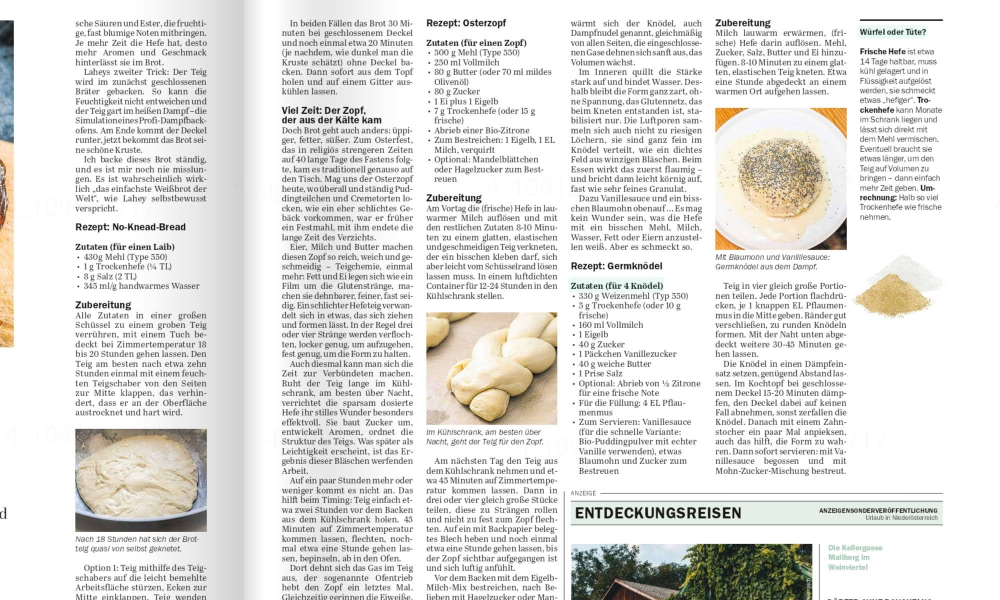
#> input picture rohdaten/Gemknödel.jpg, 2000 x 1200 px (shown at 1/2 size)
$ python -i import-chefkoch-jsonld.py   (imports and definitions only)
#> lines starting #> are read from the running program, lines starting #| are printed output that depends on the picture
#!/usr/bin/env python3
"""
import-chefkoch-jsonld.py — Importiert ein Rezept aus chefkoch.de über das
JSON-LD (`<script type="application/ld+json">`).

chefkoch liefert das Rezept als **`@type:"Recipe"`**-Objekt im JSON-LD (im
`<script>`-Block, oft **verschachtelt** innerhalb eines Arrays). Die
Zutaten (`recipeIngredient`) und Schritte (`recipeInstructions`,
`HowToSection`/`HowToStep`) liegen als Arrays vor.

Bild: Das **`og:image`** im `<head>` ist das Primärbild. Es wird heruntergeladen
und ggf. mit PIL auf 800 px Breite + Baseline-JPEG resized.

Workflow:
  1. Rohdaten-HTML liegt in `rohdaten/[name].html` (von `curl` mit `Mozilla/5.0`).
  2. Bild wird aus dem CDN heruntergeladen.
  3. Markdown wird unter `docs/rezepte/[name].md` angelegt.
  4. `--index` ergänzt den Index-Eintrag (Icon ❓, kein Bewertungstags).

Kein Bewertungstags beim Import (CLAUDE.md Regel 7).

Aufruf:
    python3 bin/import-chefkoch-jsonld.py --url "https://www.chefkoch.de/rezepte/..." [--rohdaten name] [--index] [--write]

Ohne --write läuft im Dry-Run-Modus.
"""

import argparse
import json
import os
import re
import sys
import urllib.request
from datetime import datetime
from urllib.parse import urlparse

import urllib.error

from PIL import Image

ROOT = os.path.dirname(os.path.dirname(os.path.abspath(__file__)))
REZEPTE_DIR = os.path.join(ROOT, "docs", "rezepte")
IMAGES_DIR = os.path.join(ROOT, "docs", "images")
INDEX_FILE = os.path.join(ROOT, "docs", "index.md")

USER_AGENT = ("Mozilla/5.0 (Windows NT 10.0; Win64; x64) "
              "AppleWebKit/537.36 (KHTML, like Gecko) Chrome/120.0 Safari/537.36")


# [13 lines left out: function normalize_name, not called in this run]


def name_exists(name):
    return (os.path.exists(os.path.join(REZEPTE_DIR, name + ".md"))
            or os.path.exists(os.path.join(IMAGES_DIR, name + "-img.jpg")))


# [161 lines left out: functions resolve_name, extract_jsonld_recipe, extract_og_image, extract_html_author, resolve_author, extract_recipe_url and 2 more, not called in this run]


def ensure_baseline(path, max_dim=800, quality=90):
    """Skalziert auf max_dim px und schreibt Baseline-JPEG.

    - Bild ist schon Baseline und <= max_dim: unverändert.
    - Bild ist progressiv/WebP zu groß: skaliert + Baseline-JPEG.
    """
#> called with path = '../rohdaten/Gemknödel.jpg', max_dim = 800, quality = 90
    with Image.open(path) as im:
#> im is the input picture: PIL image 2000x1200 RGB; mean R, G, B 225.9, 225.1, 222.6
        fmt = im.format
#> fmt = 'JPEG'
        w, h = im.size
#> w = 2000; h = 1200
        dim = max(w, h)
#> dim = 2000
        if fmt in ("JPEG",) and dim <= max_dim:
            # Baseline-Check
            is_baseline = im.info.get("baseline", True)
            if is_baseline:
                print("  Bild OK: Baseline, %d px (<= %d), unverändert." % (dim, max_dim))
                return False
            print("  Bild progressiv: skaliere + Baseline.")
            im = im.convert("RGB")
        elif fmt not in ("JPEG",):
            im = im.convert("RGB")
            print("  Bild %s -> konvertiere." % fmt)
        nw, nh = int(max_dim * w / dim), int(max_dim * h / dim)
#> nw = 800; nh = 480
        im = im.resize((nw, nh), Image.LANCZOS)
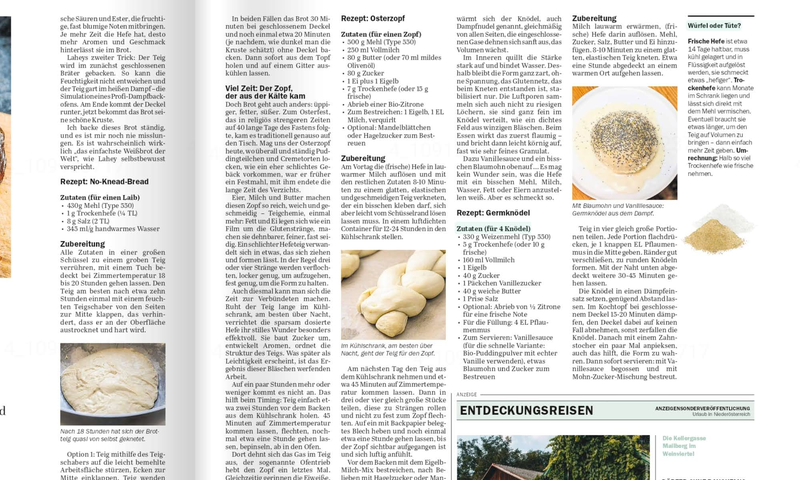
#> im: PIL image 800x480 RGB; mean R, G, B 225.6, 224.8, 222.3
        im.save(path, "JPEG", quality=quality)
        print("  skaliert: %d -> %d px, Baseline-JPEG (q=%d)." % (dim, max(nw, nh), quality))
#|   skaliert: 2000 -> 800 px, Baseline-JPEG (q=90).
        return True
    return True


# [405 lines left out: functions normalize_ingredients, normalize_steps, diet_names, build_markdown, add_index_row, main and 1 more, not called in this run]


# [2 lines not run here, left out]

>>> result = ensure_baseline('../rohdaten/Gemknödel.jpg')

$ run again, on rohdaten/Knabberzeug.jpg
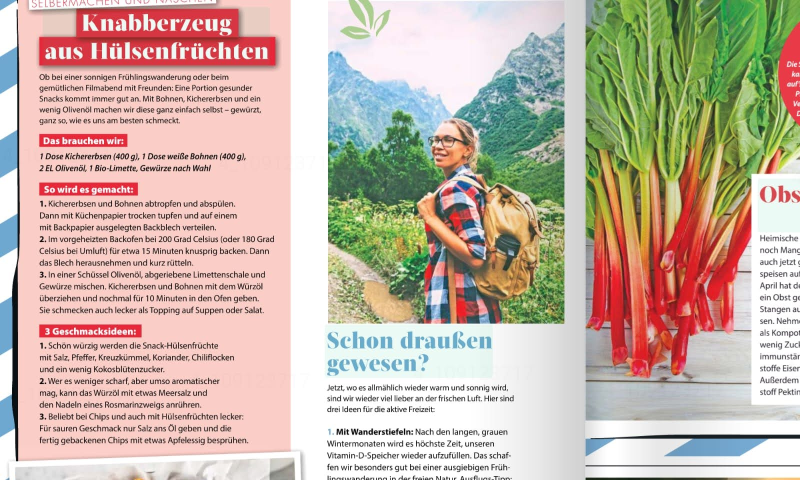
#> input picture rohdaten/Knabberzeug.jpg, 1600 x 960 px (shown at 1/2 size)
#> in ensure_baseline, im is the input picture: PIL image 1600x960 RGB; mean R, G, B 197.9, 181, 167
#> in ensure_baseline, `im = im.resize((nw, nh), Image.LANCZOS)`:
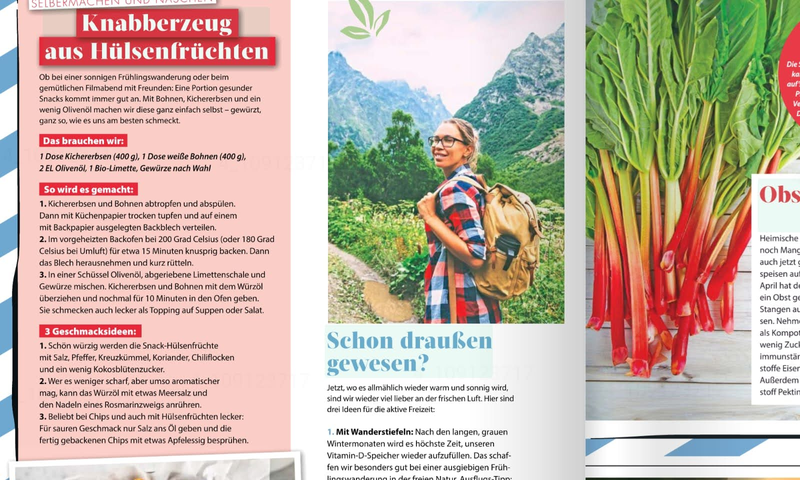
#> im: PIL image 800x480 RGB; mean R, G, B 197.7, 180.9, 166.9
#|   skaliert: 1600 -> 800 px, Baseline-JPEG (q=90).

$ run again, on rohdaten/Pizza-mit-Quarkteig.jpg
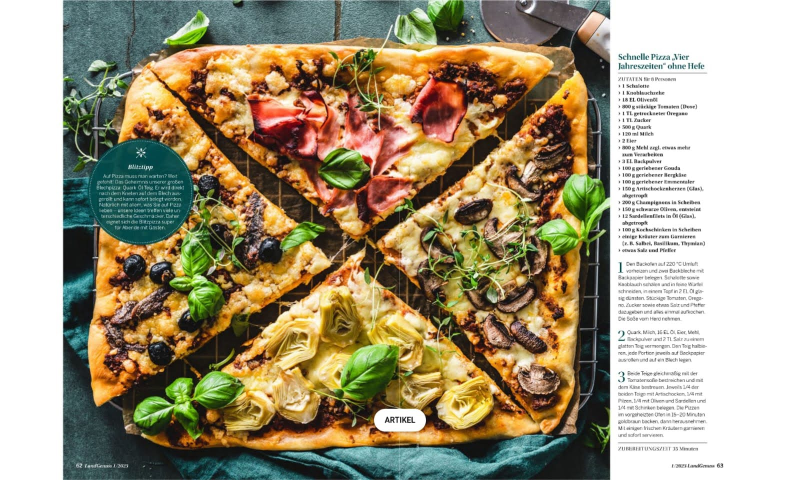
#> input picture rohdaten/Pizza-mit-Quarkteig.jpg, 1600 x 960 px (shown at 1/2 size)
#> in ensure_baseline, im is the input picture: PIL image 1600x960 RGB; mean R, G, B 164, 153.3, 126.1
#> in ensure_baseline, `im = im.resize((nw, nh), Image.LANCZOS)`:
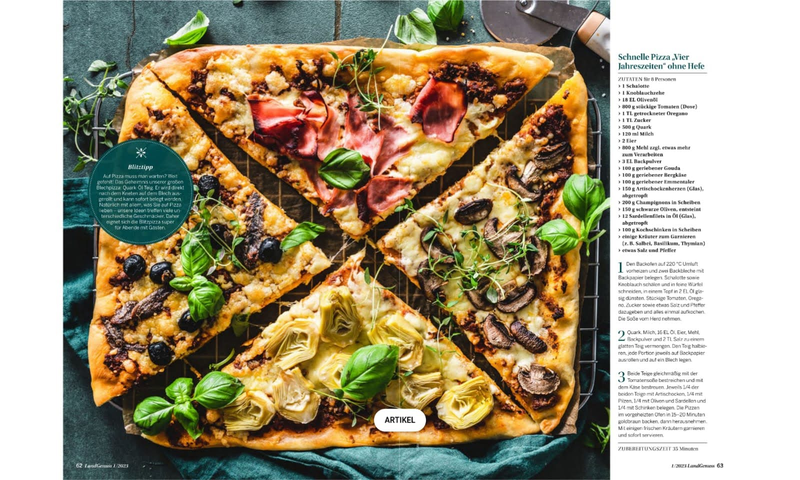
#> im: PIL image 800x480 RGB; mean R, G, B 163.9, 153.2, 126.1
#|   skaliert: 1600 -> 800 px, Baseline-JPEG (q=90).
